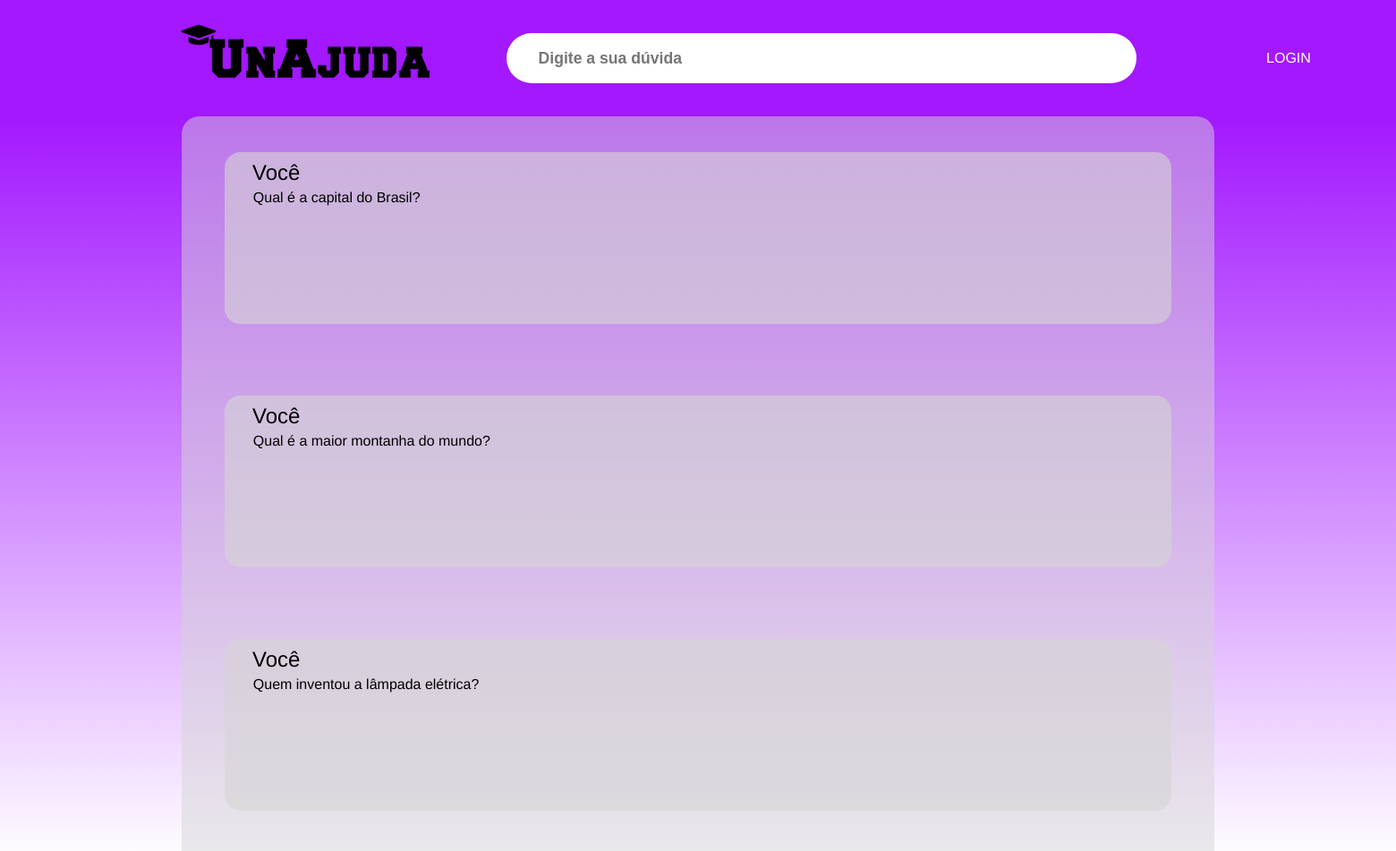
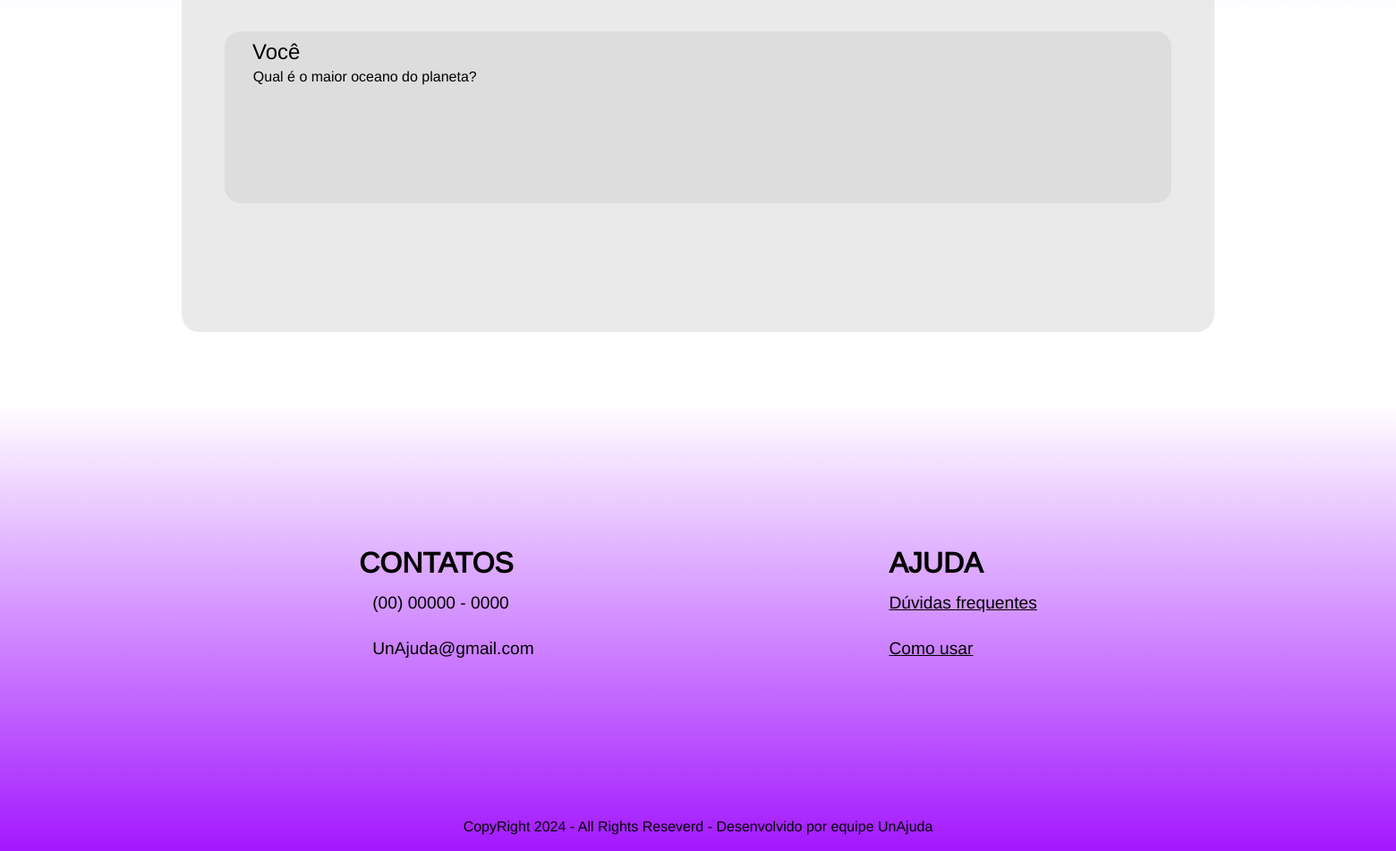
The app's page /pesquisa with its own data (2 pictures, top to bottom).
### tables this page shows
CREATE TABLE resposta (
                id INTEGER PRIMARY KEY AUTOINCREMENT,
                id_pergunta INTEGER NOT NULL,
                resposta TEXT NOT NULL,
                data_criacao TIMESTAMP DEFAULT CURRENT_TIMESTAMP,
                FOREIGN KEY (id_pergunta) REFERENCES pergunta(id)
            );

CREATE TABLE pergunta (
                id INTEGER PRIMARY KEY AUTOINCREMENT,
                id_usuario INTEGER NOT NULL,
                pergunta TEXT NOT NULL,
                data_criacao TIMESTAMP DEFAULT CURRENT_TIMESTAMP,
                FOREIGN KEY (id_usuario) REFERENCES usuario(id)
            );

### controles_de_rota.py (the view)
@unajuda.route('/pesquisa')
def pesquisa():
    db = get_db()
    perguntas_respostas = obter_perguntas_com_respostas_e_nome_usuario(db)
    perguntas = []
    usuario_logado_id = session.get('usuario_id')
    for pergunta_id, dados in perguntas_respostas.items():
        usuario_id = dados.get('usuario_id')
        nome_usuario = "Você" if usuario_id == usuario_logado_id else dados['nome_usuario']
        perguntas.append({
            "id": pergunta_id,
            "pergunta": dados['pergunta'],
            "nome_usuario": nome_usuario
        })
    return render_template('pagina-pesquisa.html', perguntas=perguntas)

### controles_de_rota.py (called while the page is built, shortened)
def get_db():
    if 'db' not in g:
        g.db = sqlite3.connect('usuario.db', check_same_thread=False)
    return g.db

def make_session_permanent():
    session.permanent = True

### templates/pagina-pesquisa.html (shortened to what this page needs)
<!DOCTYPE html>
<html lang="pt-br">
<head>
    <link rel="stylesheet" href="../static/style/pagina_pesquisa/pagina-pesquisa.css">
    <link rel="stylesheet" href="../static/style/reset.css">
    <link rel="stylesheet" href="../static/style/style.css">
</head>
<body>
    <main class="pesquisa__main">
        <div class="center">
            <div class="pesquisa__header">
                <div class="pesquisa__logo">
                    <a href="pagina-principal.html"><img src="../static/img/Logo_principal.svg" alt=""></a>
                </div>
                <div>
                    <input class="barra__pesquisa" type="text" id="campoPesquisa" value="" placeholder="Digite a sua dúvida">
                </div>
                <div class="nav-links">
                    <a href="/login" class="pesquisa__login">LOGIN</a>
                </div>
            </div>
        </div>
    </main>
    <section class="pesquisa">
        <div class="center">
            <div class="container__pergunta">
                {% if perguntas %}
                    {% for pergunta in perguntas %}
                    <div class="caixa__pergunta">
                        <h2>{{ pergunta.nome_usuario }}</h2>
                        <p>{{ pergunta.pergunta }}</p>
                    </div>
                    {% endfor %}
                {% else %}
                    <h2>Não há mais perguntas disponíveis.</h2>
                {% endif %}
            </div>
        </div>
    </section>
    <footer class="footer">
        <div class="center">
            <div class="duvidas-contatos">
                <div class="contatos">
                    <h2>CONTATOS</h2>
                    <p><i class="fa-brands fa-whatsapp"></i>(00) 00000 - 0000</p>
                    <p><i class="fa-regular fa-envelope"></i>UnAjuda@gmail.com</p>
                </div>
                <div class="duvidas">
                    <h2>AJUDA</h2>
                    <a href="#">Dúvidas frequentes</a>
                    <a href="#">Como usar</a>
                </div>
            </div>
            <div class="direitos">
                <p>CopyRight  2024 - All Rights Reseverd - Desenvolvido por equipe UnAjuda</p>
            </div>
        </div>
    </footer>
</body>
</html>

### static/style/pagina_pesquisa/pagina-pesquisa.css (style rules this page uses)
.pesquisa__main { height: 130px; background-color: var(--cor-principal); }
.pesquisa__header { background-color: #A318FF; display: flex; align-items: center; justify-content: space-between; height: 100%; margin-left: 0.15em; }
.pesquisa__logo { width: 18em; background-repeat: no-repeat; height: 4em; margin-top: -20px; cursor: pointer; margin-left: -0.19em; }
.barra__pesquisa { border-radius: 85px; font-weight: bold; background-color: #fff; outline: none; border: none; height: 3.2em; width: 40em; margin-left: 4.9em; margin-right: 16em; font-size: 1.1em; padding-left: 2em; }
.nav-links { display: flex; }
.nav-links a { font-size: 1rem; color: white; display: flex; justify-content: center; align-items: center; }
.pesquisa__login { border-radius: 10px; border: 0px solid black; margin-left: -12em; width: 10em; height: 3em; }
.pesquisa { background: linear-gradient(0deg, rgba(255,255,255,1) 30%, rgba(163,24,255,1) 100%); }
.container__pergunta { border-radius: 20px; background-color: rgba(214, 214, 214, .5); padding-top: 2.5em; padding-bottom: 4em; }
.caixa__pergunta { background-color: rgba(214, 214, 214, .6); border-radius: 18px; cursor: pointer; margin-left: 3em; margin-right: 3em; margin-bottom: 5em; height: 12em; }
.caixa__pergunta h2 { font-weight: lighter; padding-left: 1.3em; padding-top: 0.5em; }
.caixa__pergunta p { padding-left: 2em; padding-right: 2em; padding-top: 0.3em; }

### static/style/style.css (style rules this page uses)
:root { --cor-principal: #A318FF; --cor-ouro: #FFD700; --cor-prata: #C0C0C0; --cor-bronze :#CD7F32; }
.center { margin: 0 13%; height: 100%; }

### static/style/pagina_principal/footer-pagina-principal.css (style rules this page uses)
.footer { background: rgb(255,255,255); background: linear-gradient(180deg, rgba(255,255,255,1) 0%, rgba(163,24,255,1) 100%); height: 500px; margin-top: 80px; }
.footer .duvidas-contatos { width: 100%; height: 93%; display: flex; justify-content: space-around; align-items: center; }
.footer .duvidas-contatos h2 { font-size: 2rem; }
.footer .duvidas-contatos .contatos p { font-size: 1.2rem; padding: 15px 0; }
.footer .duvidas-contatos .contatos p i { padding: 0 15px 0 0; }
.footer .duvidas-contatos .duvidas a { display: flex; font-size: 1.2rem; padding: 15px 0; text-decoration:underline; color: black; }
.direitos { display: flex; justify-content: center; align-items: center; font-size: 1rem; }

### records on screen
resposta: nome_usuario "Você", pergunta "Qual é a capital do Brasil?"
resposta: nome_usuario "Você", pergunta "Qual é a maior montanha do mundo?"
resposta: nome_usuario "Você", pergunta "Quem inventou a lâmpada elétrica?"
resposta: nome_usuario "Você", pergunta "Qual é o maior oceano do planeta?"
